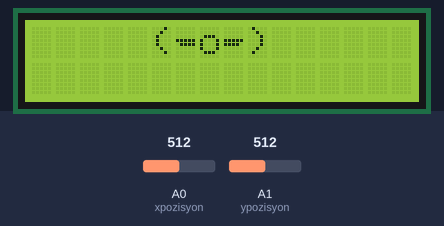
The sketch below on a simulated Arduino Uno, built with avr-gcc and run on an emulated ATmega328P. Parts: 16×2 character LCD. The test bench sets the inputs (shaded band); at power-on: A0 (xpozisyon) = 512, A1 (ypozisyon) = 512.

Above: at 1.2 s.
1.3 s: A0 (xpozisyon) set to 390
At 2.3 s:
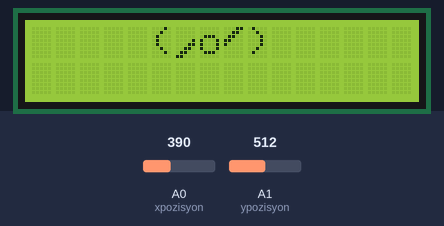
4.3 s: A0 (xpozisyon) set to 610
At 5.4 s:
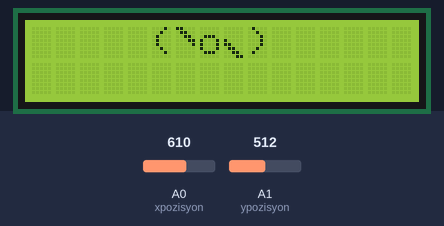
6.0 s: A0 (xpozisyon) set to 594
At 6.7 s:
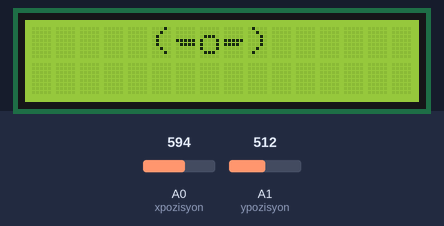
7.5 s: A0 (xpozisyon) set to 716
At 8.0 s:
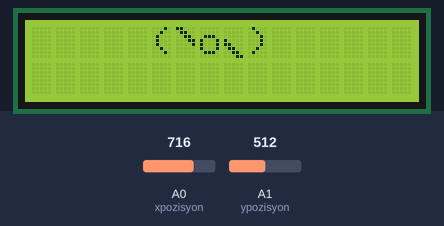
Timing chart, 0 to 10.0 s (numbered marks = the images above; inputs shaded):
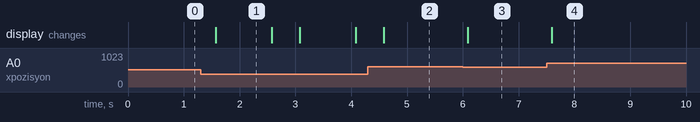

Measured:
- the behaviour switches between 601 and 600 on A0 (xpozisyon) (found by bisection; images 2 and 3)
- after the input at 1.3 s, the display: changes after 0.28 s (image 1)
- after the input at 4.3 s, the display: changes after 0.28 s (image 2)
- after the input at 6.0 s, the display: changes after 0.09 s (image 3)
- after the input at 7.5 s, the display: changes after 0.09 s (image 4)
- what the display in image 1 shows lasts 1.0 s, from 1.6 s to 2.6 s

The sketch:

lcd_BATMAN.ino
```cpp
#include <LiquidCrystal.h>

LiquidCrystal lcd(11,10,4,5,6,7);

int xpozisyon=A0;
int ypozisyon=A1;

byte sagkanat[8] = {
  0b00000,
  0b00000,
  0b00000,
  0b11111,
  0b01111,
  0b00000,
  0b00000,
  0b00000
};

byte sagkanatalt[8] = {
  0b00000,
  0b00000,
  0b00000,
  0b00001,
  0b00011,
  0b00110,
  0b01100,
  0b11000
};

byte sagkanatust[8] = {
  0b11000,
  0b01100,
  0b00110,
  0b00011,
  0b00001,
  0b00000,
  0b00000,
  0b00000
};

byte solkanat[8] = {
  0b00000,
  0b00000,
  0b00000,
  0b11111,
  0b11110,
  0b00000,
  0b00000,
  0b00000
};

byte solkanatalt[8] = {
  0b00000,
  0b00000,
  0b00000,
  0b10000,
  0b11000,
  0b01100,
  0b00110,
  0b00011
};


byte solkanatust[8] = {
  0b00011,
  0b00110,
  0b01100,
  0b11000,
  0b10000,
  0b00000,
  0b00000,
  0b00000
};

byte sabitust[8] = {
  0b11000,
  0b10000,
  0b11000,
  0b10000,
  0b11000,
  0b10000,
  0b11001,
  0b10011

};

byte sabitalt[8] = {
  0b10011,
  0b11001,
  0b10000,
  0b11000,
  0b10000,
  0b11000,
  0b10000,
  0b11000
};

byte yonust[8] = {
  0b11001,
  0b10011,
  0b11011,
  0b10001,
  0b11000,
  0b10000,
  0b11000,
  0b10000
};

byte yonalt[8] = {
  0b10000,
  0b11000,
  0b10000,
  0b11000,
  0b10001,
  0b11011,
  0b10011,
  0b11001
};

byte bosust[8] = {
  0b11000,
  0b10000,
  0b11000,
  0b10000,
  0b11000,
  0b10000,
  0b11000,
  0b10000
};

byte bosalt[8] = {
  0b10000,
  0b11000,
  0b10000,
  0b11000,
  0b10000,
  0b11000,
  0b10000,
  0b11000
};


void setup()
{
Serial.begin(9600);

pinMode(xpozisyon,INPUT);
pinMode(ypozisyon,INPUT);
lcd.begin(16,2);

lcd.createChar(0, sagkanat);
lcd.createChar(1, sagkanatust);
lcd.createChar(2, sagkanatalt);
lcd.createChar(3, solkanat);
lcd.createChar(4, solkanatust);
lcd.createChar(5, solkanatalt);

}

void loop()
{
 int xyon=analogRead(xpozisyon);
 int yyon=analogRead(ypozisyon);

 if(xyon<400)
   {
    lcd.setCursor(5,0);
    lcd.print("(");
    lcd.setCursor(6,0);
    lcd.write(byte(2));
    lcd.setCursor(7,0);
    lcd.print("o");
    lcd.setCursor(8,0);
    lcd.write(byte(4));
    lcd.setCursor(9,0);
    lcd.print(")");
    delay(1000);
    }


    if(xyon>600)
   {
    lcd.setCursor(5,0);
    lcd.print("(");
    lcd.setCursor(6,0);
    lcd.write(byte(1));
    lcd.setCursor(7,0);
    lcd.print("o");
    lcd.setCursor(8,0);
    lcd.write(byte(5));
    lcd.setCursor(9,0);
    lcd.print(")");
    delay(500);
    }
    else
    {
    lcd.setCursor(5,0);
    lcd.print("(");
    lcd.setCursor(6,0);
    lcd.write(byte(0));
    lcd.setCursor(7,0);
    lcd.print("o");
    lcd.setCursor(8,0);
    lcd.write(byte(3));
    lcd.setCursor(9,0);
    lcd.print(")");
    delay(500);
    }


}
```
